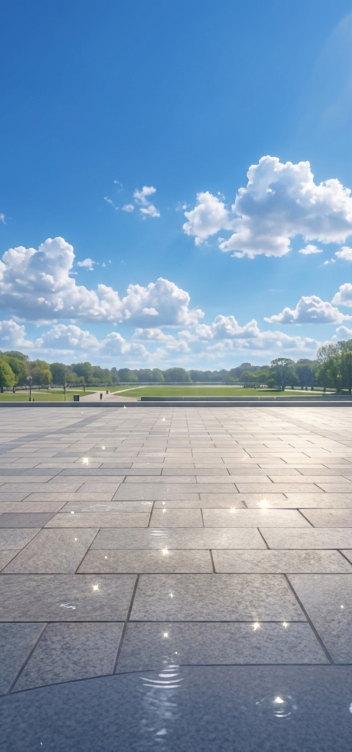
#> input picture data/source/sky_source.jpg, 704 x 1503 px, found by its file name (shown at 1/2 size)
$ python make_sky.py data/sky_source.jpg -o Animo3D/Res/sky_dome.jpg
#> lines starting #> are read from the running program, lines starting #| are printed output that depends on the picture
#> in main, src is the input picture: PIL image 704x1503 RGB; mean R, G, B 129.4, 154.8, 180.5
#!/usr/bin/env python3
"""
Builds the sky dome texture for the outdoor background from a photograph.

    python3 tools/make_sky.py data/sky_source.jpg -o Animo3D/Res/sky_dome.jpg

Why: `scene.background.contents` treats a single image as **equirectangular** - x is a full turn of
azimuth, y is latitude, so it must be 2:1 and must wrap at the seam. The photo that used to be set
there directly was 704x1503, a portrait shot of a plaza with a park behind it, and SceneKit stretched
the whole thing - paving included - around the dome. The sky in that photo was good; the ground in it
was the problem, and so was the aspect ratio.

So this takes the photo apart and keeps what belongs on a dome:

  - **sky band** -> the upper dome, placed at the elevation a camera actually saw it (roughly the
    lower 50 degrees) with its topmost colour extended to the zenith above that
  - **treeline band** -> a thin strip right at the equator, which is where the eye expects distance
  - **the paving** -> discarded. The app draws its own plaza plane; a second one painted on the sky
    is what made the horizon read as two mismatched halves
  - **below the equator** -> faded to the horizon colour, sampled from the photo itself, so the
    plaza's far edge dissolves into the sky instead of ending in a hard line. The app sets its fog
    to that same value.

Horizontal wrap: the sky band is made seamless in itself - blended with a half-turn-rolled copy of
itself through a mask that is only open at the edges - and then repeated. Mirror-tiling was tried
first and rejected: it joins perfectly but leaves the cloud field bilaterally symmetric about the
centre, with the photo's corner sun-glow duplicated into a bright vertical spine down the middle.
Repetition reads as sky; symmetry reads as a mistake.
"""
import argparse
import os
import sys

try:
    import numpy as np
    from PIL import Image, ImageChops, ImageFilter
except ImportError:
    sys.exit("needs Pillow and numpy:  python3 -m pip install --user Pillow numpy")


def find_bands(im):
    """Split the photo into sky / treeline / ground by colour.

    Sky is strongly blue (blue channel well above red). Foliage and distant ground break that.
    Paving is neutral and bright. Measured on the original: b-r runs +135 at the top down to +31 at
    y=720, goes negative through the trees, and the paving sits at r=g=b=205.
    """
    w, h = im.size
#> w = 704; h = 1503
    px = im.load()
    step = max(1, w // 44)
#> step = 16

    rows = []
    for y in range(h):
        n = 0
        r = g = b = 0
        for x in range(0, w, step):
            p = px[x, y]
            r += p[0]; g += p[1]; b += p[2]
            n += 1
        rows.append((r / n, g / n, b / n))
#> after the loop, rows = 1503 items, first 6: (58.66, 124.8, 194.1), (58.86, 125, 194.3), (58.73, 124.7, 194.1), (59.14, 125.1, 194.5), (58.32, 124, 193.3), (59.16, 124.8, 194.2)

    sky_end = 0
    for y, (r, g, b) in enumerate(rows):
        if b - r > 25:
            sky_end = y
        elif y > h * 0.1:
            break
#> this loop made 727 passes
#> (r, g, b) on passes 1 to 12: (58.66, 124.8, 194.1), (58.86, 125, 194.3), (58.73, 124.7, 194.1), (59.14, 125.1, 194.5), (58.32, 124, 193.3), (59.16, 124.8, 194.2), (59.2, 124.6, 194.3), (59.2, 124.7, 194.4), (58.89, 124.8, 194.4), (58.66, 124.5, 194.2), (58.98, 125.1, 194.4), (59.25, 125.6, 194.7)

    # The treeline runs from the end of the sky until the image turns neutral and bright (paving).
    ground_start = sky_end
#> ground_start = 725
    for y in range(sky_end, h):
        r, g, b = rows[y]
        if abs(b - r) < 20 and (r + g + b) / 3 > 170:
            ground_start = y
            break
    else:
        ground_start = min(h, sky_end + int(h * 0.06))
#> this loop made 79 passes

    return sky_end, ground_start, rows


def make_seamless(img, blend=0.16):
    """Make `img` tile left-to-right without a visible join, and without mirroring.

    Blends the image with a copy rolled by half its width, through a mask that is opaque only near
    the two edges. At x=0 the result comes from the middle of the original, and at x=w-1 from the
    pixel just before it - so the wrap is continuous - while the centre is untouched.
    """
    w, h = img.size
    b = max(2, int(w * blend))
    rolled = ImageChops.offset(img, w // 2, 0)
    mask = Image.new("L", (w, 1), 0)
    mpx = mask.load()
    for x in range(w):
        d = min(x, w - 1 - x)            # distance to the nearer edge
        mpx[x, 0] = 255 if d == 0 else (int(255 * (1 - d / b)) if d < b else 0)
    return Image.composite(rolled, img, mask.resize((w, h)))


def tile_across(strip, total_w, y, out):
    """Repeat a seamless strip across the full dome width."""
    x = 0
    while x < total_w:
        out.paste(strip, (x, y))
        x += strip.size[0]


# [94 lines left out: function assemble_sector, not called in this run]


def main():
    ap = argparse.ArgumentParser()
    ap.add_argument("source", help="photograph containing a sky")
    ap.add_argument("-o", "--out", required=True, help="output .jpg (2:1 equirectangular)")
    ap.add_argument("--width", type=int, default=2048)
    ap.add_argument("--sky-elevation", type=float, default=50.0,
                    help="how far up the photo's sky reaches, in degrees above the horizon")
    ap.add_argument("--quality", type=int, default=88)
    ap.add_argument("--horizon", type=int, default=None,
                    help="row where the sky ends, when the colour test cannot find it (a sunset is "
                         "not blue, so it never can)")
    ap.add_argument("--ground", type=int, default=None,
                    help="row where the horizon band ends and the foreground begins")
    ap.add_argument("--span", type=float, default=360.0,
                    help="degrees of azimuth the photograph covers. 360 tiles it three times, for "
                         "an ordinary sky; less places it once at --sun-azimuth and continues the "
                         "sky behind the viewer, which is what a photograph with a sun in it needs")
    ap.add_argument("--sun-azimuth", type=float, default=0.5,
                    help="where the centre of the photograph sits, 0..1 around the dome")
    ap.add_argument("--sun-elevation", type=float, default=None,
                    help="degrees above the horizon to put the photograph's brightest point, which "
                         "on a sunset is the sun. The stage camera sees about ten degrees of sky, "
                         "so anything higher is off the top of the screen")
    args = ap.parse_args()

    src = Image.open(args.source).convert("RGB")
    sky_end, ground_start, rows = find_bands(src)
#> sky_end = 725; ground_start = 803
    if args.horizon is not None:
        sky_end = args.horizon
        ground_start = args.ground if args.ground is not None else int(sky_end * 1.06)
    w, h = src.size
#> w = 704; h = 1503
    print(f"source {w}x{h}: sky 0..{sky_end}, treeline {sky_end}..{ground_start}, "
          f"ground {ground_start}..{h} (discarded)")
#| source 704x1503: sky 0..725, treeline 725..803, ground 803..1503 (discarded)

    # Horizon colour: the last few rows of sky, which is also what the app's fog is set to.
    hz = [0.0, 0.0, 0.0]
    band = rows[max(0, sky_end - 12):sky_end + 1] or [rows[sky_end]]
#> band = 13 items, first 6: (173.1, 194, 207.2), (173.2, 194.4, 207.1), (172.3, 194, 206.3), (170.6, 192.3, 204.1), (168.6, 190.6, 201.8), (166.1, 188, 198.5)
    for r, g, b in band:
        hz[0] += r; hz[1] += g; hz[2] += b
#> this loop made 13 passes
#> (r, g, b) on passes 1 to 12: (173.1, 194, 207.2), (173.2, 194.4, 207.1), (172.3, 194, 206.3), (170.6, 192.3, 204.1), (168.6, 190.6, 201.8), (166.1, 188, 198.5), (165.3, 187, 197.2), (165.7, 187.3, 196.8), (165.7, 187, 195.9), (165.4, 186.4, 194.5), (164, 185, 192.3), (162.3, 182.7, 189.2)
#> after the loop, hz = [2171.1, 2447.8, 2575.5]
    hz = tuple(int(c / len(band)) for c in hz)
#> hz = (167, 188, 198)
    print(f"horizon colour: rgb{hz}  ->  ({hz[0]/255:.2f}, {hz[1]/255:.2f}, {hz[2]/255:.2f})")
#| horizon colour: rgb(167, 188, 198)  ->  (0.65, 0.74, 0.78)

    W = args.width
    H = W // 2

    if args.span < 360:
        out, band_top = assemble_sector(src, sky_end, ground_start, W, H,
                                        args.span, args.sun_azimuth, args.sun_elevation)
        # The fog takes the colour of the sky at eye level, not of the silhouette standing in
        # front of it: the dome's last few rows are the city band, which is nearly black, and fog
        # that colour turns the ground to mud a few metres out.
        arr = np.asarray(out, dtype=np.float32)
        hz = tuple(int(c) for c in arr[H // 2 - 8:H // 2].reshape(-1, 3).mean(axis=0))
        out.paste(Image.new("RGB", (W, H - H // 2), hz), (0, H // 2))
        out = out.filter(ImageFilter.GaussianBlur(radius=W / 1400))
        os.makedirs(os.path.dirname(os.path.abspath(args.out)) or ".", exist_ok=True)
        out.save(args.out, quality=args.quality, optimize=True)
        print(f"sector {args.span:.0f} deg at azimuth {args.sun_azimuth}, sky top at y={band_top}")
        print(f"horizon colour: rgb{hz}  ->  ({hz[0]/255:.2f}, {hz[1]/255:.2f}, {hz[2]/255:.2f})")
        print(f"wrote {args.out}  {W}x{H}  {os.path.getsize(args.out)/1024:.0f} KB")
        return
    # Three repeats keeps the clouds near their photographed scale while making any single repeat
    # unlikely to be in frame at once (a 62-degree camera sees about a sixth of the azimuth).
    tile = W // 3
    out = Image.new("RGB", (W, H), hz)

    # --- sky ---------------------------------------------------------------
    # The photo's sky covers 0..sky-elevation degrees. On the dome, y=H/2 is the horizon and y=0 is
    # the zenith, so that band lands between those two.
    frac = min(1.0, max(0.05, args.sky_elevation / 90.0))
    sky_top_y = int(H / 2 * (1 - frac))
    sky_h = H // 2 - sky_top_y
    sky = make_seamless(src.crop((0, 0, w, sky_end)).resize((tile, sky_h), Image.LANCZOS))
#> in make_seamless, `rolled = ImageChops.offset(img, w // 2, 0)`:
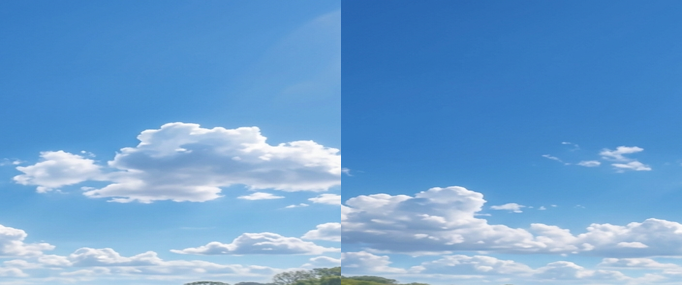
#> rolled: PIL image 682x285 RGB; mean R, G, B 109.3, 160.6, 209.9
#> in make_seamless, `rolled = ImageChops.offset(img, w // 2, 0)`:
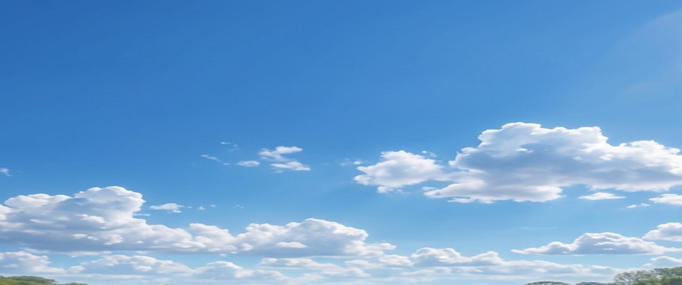
#> img: PIL image 682x285 RGB; mean R, G, B 109.3, 160.6, 209.9

    # Above the photo's reach, extend its topmost row so the zenith is a continuation rather than a
    # hard edge.
    if sky_top_y > 0:
        top_row = sky.crop((0, 0, tile, 2)).resize((tile, sky_top_y), Image.LANCZOS)
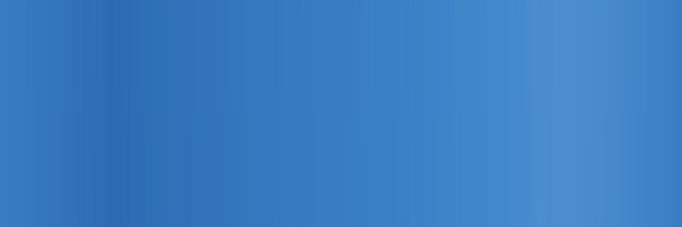
#> top_row: PIL image 682x227 RGB; mean R, G, B 58.4, 124.8, 194.6
        tile_across(top_row, W, 0, out)
#> after the loop in tile_across, `while x < total_w:`:
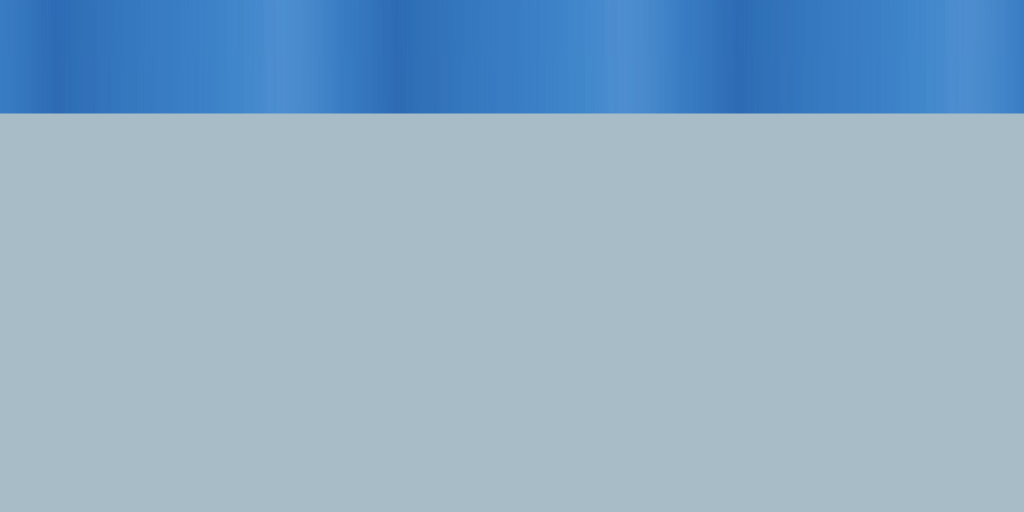
#> out: PIL image 2048x1024 RGB (shown at 1/2 size); mean R, G, B 142.9, 174, 197.3
#> after the loop in tile_across, `while x < total_w:`: x = 2728
    tile_across(sky, W, sky_top_y, out)
#> call 2 of tile_across, with total_w = 2048, y = 227
#> after the loop in tile_across (call 2), `while x < total_w:`:
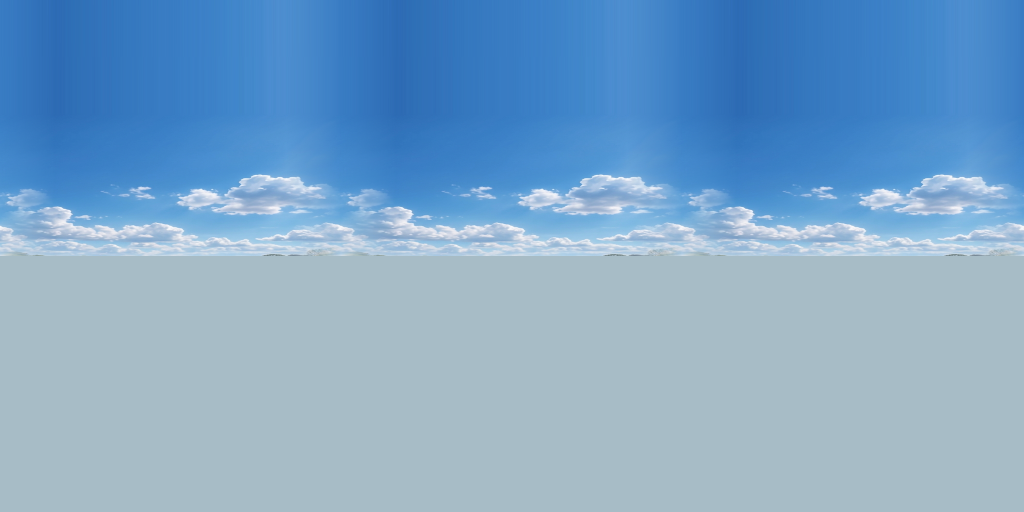
#> out: PIL image 2048x1024 RGB (shown at 1/2 size); mean R, G, B 126.4, 166.3, 200.8

    # --- treeline ----------------------------------------------------------
    tree_h = max(4, int(H * 0.022))
    trees = make_seamless(src.crop((0, sky_end, w, ground_start)).resize((tile, tree_h), Image.LANCZOS))
#> call 2 of make_seamless, with blend = 0.16
#> in make_seamless (call 2), `return Image.composite(rolled, img, mask.resize((w, h)))`:
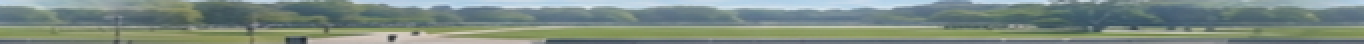
#> returned value: PIL image 682x22 RGB (shown 2 times larger); mean R, G, B 124.1, 139.3, 130.9
    tile_across(trees, W, H // 2 - tree_h // 2, out)

    # --- below the horizon -------------------------------------------------
    # Never the photo's paving: the app has a plaza plane, and the fog is what has to meet this.
    lower = Image.new("RGB", (W, H - (H // 2 + tree_h // 2)), hz)
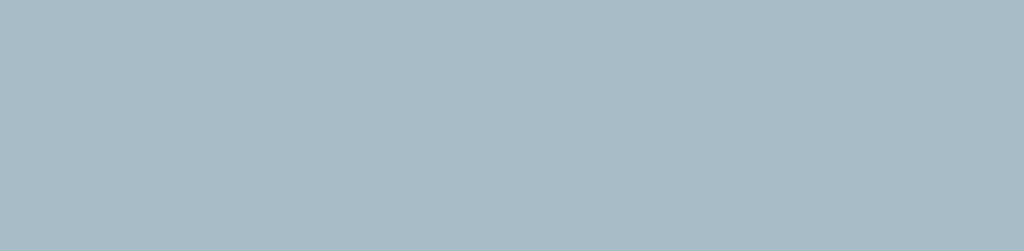
#> lower: PIL image 2048x501 RGB (shown at 1/2 size); mean R, G, B 167, 188, 198
    out.paste(lower, (0, H // 2 + tree_h // 2))

    # A light blur over the whole thing hides both the resample steps and the treeline's edge; the
    # dome is far away and slightly soft reads as atmosphere.
    out = out.filter(ImageFilter.GaussianBlur(radius=W / 1400))

    os.makedirs(os.path.dirname(os.path.abspath(args.out)) or ".", exist_ok=True)
    out.save(args.out, quality=args.quality, optimize=True)
    print(f"wrote {args.out}  {W}x{H}  {os.path.getsize(args.out)/1024:.0f} KB")
    print("set CharacterSceneView.skyHorizon to the normalised colour above so the fog matches.")


if __name__ == "__main__":
    main()
